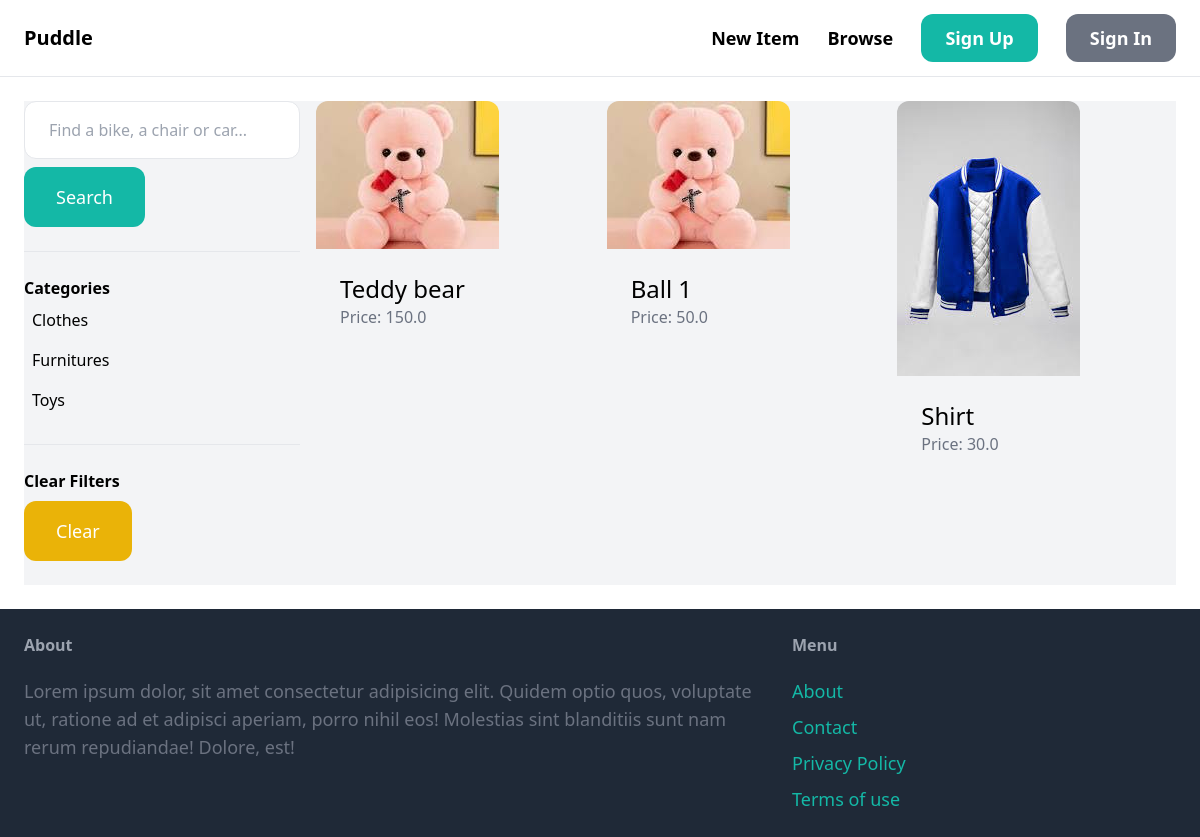
The app's page /items/ with its own data.
### item/models.py (models this page shows, shortened)
class Category(models.Model):
  name = models.CharField(max_length=255)
  class Meta:
    ordering = ('name',)
    verbose_name_plural = 'Categories'

class Item(models.Model):
  category  = models.ForeignKey(Category, related_name='items',on_delete=models.CASCADE)
  name = models.CharField(max_length=255)
  description = models.TextField(blank=True, null=True)
  price = models.FloatField()
  image = models.ImageField(upload_to='item_images',blank=True,null=True)
  is_sold = models.BooleanField(default=False)
  created_by= models.ForeignKey(User, related_name='items',on_delete=models.CASCADE)
  created_at =models.DateTimeField(auto_now_add=True)

### item/views.py (the view)
# urls.py: path('',views.items,name='items'),
def items(request):
    query = request.GET.get('query','')
    category_id = request.GET.get('category',0)
    categories = Category.objects.all()
    items = Item.objects.filter(is_sold=False)
    if category_id:
      items = items.filter(category_id=category_id)
    if query:
      items = items.filter(Q(name__icontains=query) | Q(description__icontains=query))
    return render(request,'item/items.html',{
      'items':items,
      'query':query,
      'categories':categories,
      'category_id':int(category_id),
    })

### item/templates/item/items.html (shortened to what this page needs)
{% extends 'core/base.html' %}
{% block content %}
  <div class="pb-6 grid grid-cols-4 gap-4 bg-gray-100">
    <div class="col-span-1">
      <form method="get" action="{% url 'item:items' %}">
        <input type="text" name="query" class="w-full py-4 px-6 border rounded-xl" value="{{ query }}" placeholder="Find a bike, a chair or car...">
        <button class="mt-2 py-4 px-8 text-lg bg-teal-500 text-white rounded-xl">Search</button>
      </form>
      <hr class="my-6">
      <p class="font-semibold">Categories</p>
      <ul>
        {% for category in categories %}
          <li class="py-2 px-2 rounded-xl {% if category.id == category_id %} bg-gray-200 {% endif %}">
            <a href="{% url 'item:items' %}?query={{query}}&category={{ category.id }}">{{ category.name }}</a>
          </li>
        {% endfor %}
      </ul>
      <hr class="my-6">
      <p class="font-semibold">Clear Filters</p>
      <ul>
        <li>
          <a href="{% url 'item:items' %}" class="mt-2 py-4 px-8 inline-block bg-yellow-500 text-lg rounded-xl text-white">Clear</a>
        </li>
      </ul>
    </div>
    <div class="col-span-3">
      <div class="grid grid-cols-3 gap-3">
      {% for item in items %}
        <div>
          <a href="{% url 'item:detail' item.id %}">
            <div>
              <img src="{{item.image.url}}" class="rounded-t-xl">
            </div>
            <div class="p-6 bg-white-rounded-b-xl">
              <h2 class="text-2xl">{{item.name}}</h2>
              <p class="text-gray-500">Price: {{item.price}}</p>
            </div>
          </a>
        </div>
      {% endfor %}
    </div>
    </div>
  </div>
{% endblock %}

### records on screen
Category: name "Clothes"
Category: name "Furnitures"
Category: name "Toys"
Item: image (picture), name "Teddy bear", price "150.0"
Item: image (picture), name "Ball 1", price "50.0"
Item: image (picture), name "Shirt", price "30.0"
